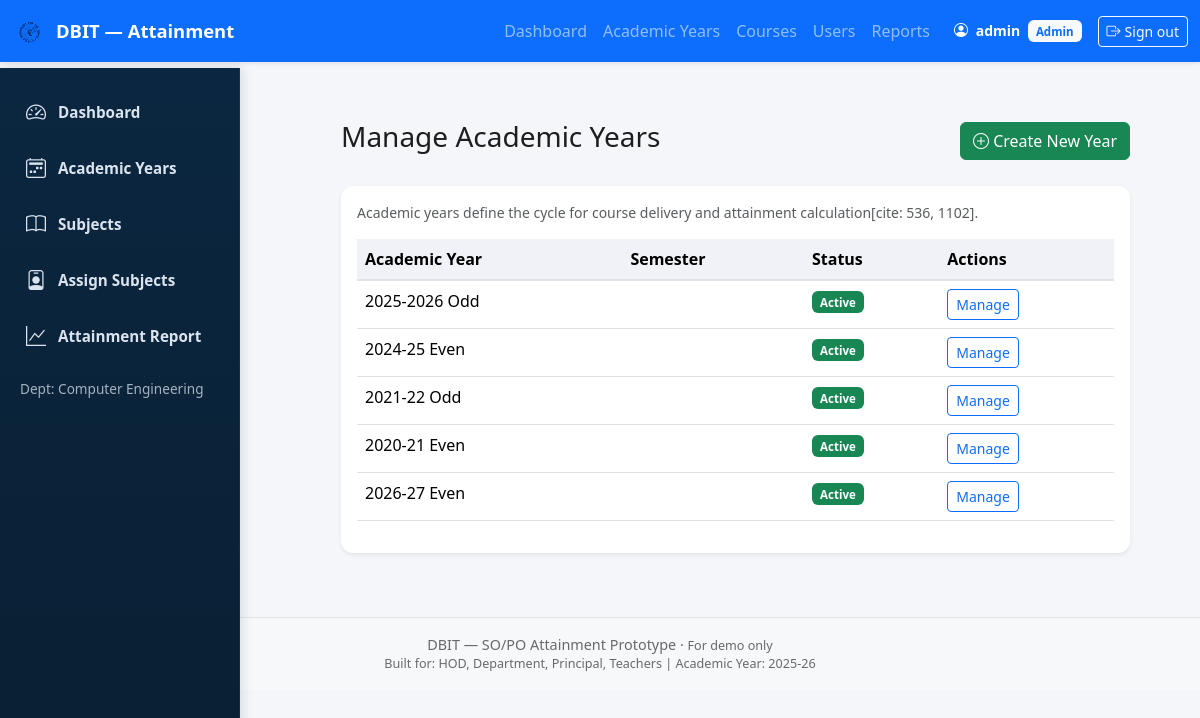
The page /academic-years/ (signed in) on the database as committed earlier.
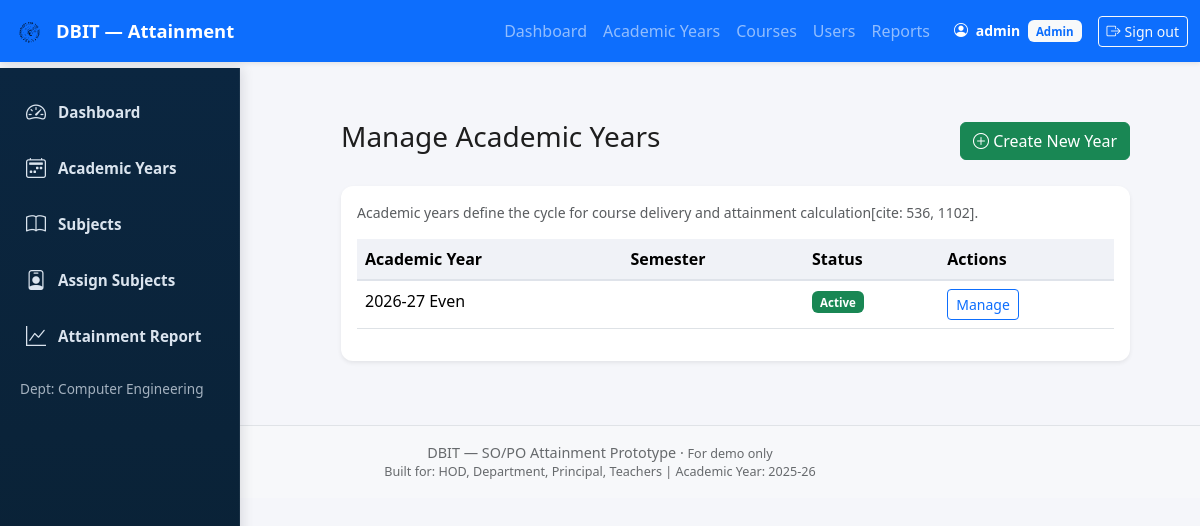
The same page on the database as committed later.
### attainment/models.py (models this page shows, shortened)
class AcademicYear(models.Model):
    name = models.CharField(max_length=20, unique=True)
    is_active = models.BooleanField(default=False)

### attainment/views.py (the view)
# urls.py: path('academic-years/', views.academic_years_list, name='academic_years_list'),
@login_required
@role_required('HOD', 'ADMIN')
def academic_years_list(request):
    years = AcademicYear.objects.all()
    return render(request, 'academic_years.html', {'years': years})

### attainment/utils/rbac.py (called while the page is built)
def role_required(*allowed_roles):
    def decorator(view_func):
        @wraps(view_func)
        def _wrapped(request, *args, **kwargs):
            profile = getattr(request.user, "profile", None)
            if profile is None or profile.role not in allowed_roles:
                html = render_to_string("403.html", request=request)
                return HttpResponseForbidden(html)
            return view_func(request, *args, **kwargs)
        return _wrapped
    return decorator

### templates/academic_years.html (shortened to what this page needs)
{% extends "base.html" %}  {% block content %}
<div class="container-fluid py-4">
	<div class="row">
		<div class="col-md-3">{% include "components/sidebar_hod.html" %}</div>
		<div class="col-md-9">
			<div class="d-flex justify-content-between align-items-center mb-4">
				<h3>Manage Academic Years</h3>
				<button
					class="btn btn-success"
					data-bs-toggle="modal"
					data-bs-target="#addYearModal"
				>
					<i class="bi bi-plus-circle"></i> Create New Year
				</button>
			</div>
			<div class="card shadow-sm">
				<div class="card-body">
					<p class="text-muted small">
						Academic years define the cycle for course delivery and attainment
						calculation[cite: 536, 1102].
					</p>
					<table class="table table-hover">
						<thead class="table-light">
							<tr>
								<th>Academic Year</th>
								<th>Semester</th>
								<th>Status</th>
								<th>Actions</th>
							</tr>
						</thead>
						<tbody id="yearTableBody">
							{% for year in years %}
							<tr>
								<td>{{ year.name }}</td>
								<td>{{ year.semester }}</td>
								<td><span class="badge bg-success">Active</span></td>
								<td>
									<button class="btn btn-sm btn-outline-primary">Manage</button>
								</td>
							</tr>
							{% empty %}
							<tr>
								<td colspan="4" class="text-center">
									No academic years found. Click "Create New Year" to start.
								</td>
							</tr>
							{% endfor %}
						</tbody>
					</table>
				</div>
			</div>
		</div>
	</div>
</div>
{% endblock %}

Rows that differ between the two databases and show on the page:
removed AcademicYear: name "2025-2026 Odd"
removed AcademicYear: name "2024-25 Even"
removed AcademicYear: name "2021-22 Odd"
removed AcademicYear: name "2020-21 Even"
